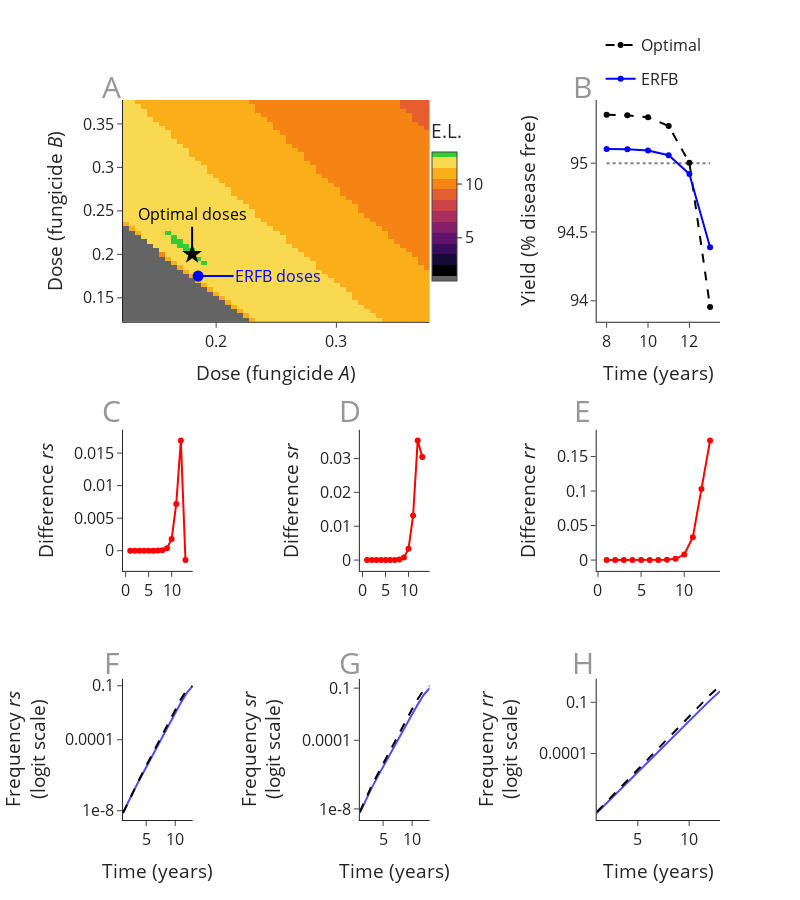

Notebook code for this chart:
### Markdown cell above
# Plot

### Code cell
df_plot = df_use.loc[lambda df: df.year<14]

top1 = 0.44
bottom2 = 0.28

left2 = 0.26
right1 = 0.46

fig = make_subplots(rows=3,
                    cols=3,
                    horizontal_spacing=0.28,
                    vertical_spacing=0.15,
                    column_widths=[left2, left2, right1],
                    row_heights=[top1, bottom2, bottom2],
                    specs=[
                           [{"colspan": 2}, None, {}],
                           [{}, {}, {}],
                           [{}, {}, {}],
                    ],
                   )


# top right
start = 7
fig.add_trace(dict(x=df_plot.year.iloc[start:], y=df_plot.y_b.iloc[start:], line=dict(color='black', dash='dash'), 
                   legendgroup='b', name='Optimal'), 
                   row=1, col=3)

fig.add_trace(dict(x=df_plot.year.iloc[start:], y=df_plot.y_rfb.iloc[start:], line=dict(color='blue'), 
                   legendgroup='rfb', name='ERFB'), 
                   row=1, col=3)

xx = df_plot.year.iloc[start:]
yy = [95]*len(xx)

fig.add_trace(dict(x=xx, y=yy, line=dict(color=FADED_LINE_COLOR, dash='dot'),
              mode='lines', showlegend=False), 
              row=1, col=3)

# second bottom row
fig.add_trace(dict(x=df_plot.year, y=df_plot.rr_diff, line=dict(color='red'), 
              showlegend=False), 
              row=2, col=3)

fig.add_trace(dict(x=df_plot.year, y=df_plot.rs_diff, line=dict(color='red'), 
              showlegend=False),
              row=2, col=1)

fig.add_trace(dict(x=df_plot.year, y=df_plot.sr_diff, line=dict(color='red'),
              showlegend=False),
              row=2, col=2)

# bottom row
fig.add_trace(dict(x=df_plot.year, y=df_plot.rr_rfb_l, line=dict(color='blue'), opacity=0.7, 
              mode='lines',
              showlegend=False), 
              row=3, col=3)

fig.add_trace(dict(x=df_plot.year, y=df_plot.rs_rfb_l, line=dict(color='blue'), opacity=0.7, 
              mode='lines',
              showlegend=False),
              row=3, col=1)

fig.add_trace(dict(x=df_plot.year, y=df_plot.sr_rfb_l, line=dict(color='blue'), opacity=0.7,
              mode='lines',
              showlegend=False),
              row=3, col=2)

fig.add_trace(dict(x=df_plot.year, y=df_plot.rr_b_l, line=dict(color='black', dash='dash'), 
              mode='lines',
              showlegend=False), 
              row=3, col=3)

fig.add_trace(dict(x=df_plot.year, y=df_plot.rs_b_l, line=dict(color='black', dash='dash'), 
              mode='lines',
              showlegend=False),
              row=3, col=1)

fig.add_trace(dict(x=df_plot.year, y=df_plot.sr_b_l, line=dict(color='black', dash='dash'),
              mode='lines',
              showlegend=False),
              row=3, col=2)


# top left
FYs = np.transpose(grid_out.FY)

xheat = np.linspace(0, 1, FYs.shape[0])
yheat = np.linspace(0, 1, FYs.shape[1])

lower = 25
upper = 76

grey_map = go.Heatmap(
    x=xheat[lower:upper],
    y=yheat[lower:upper],
    z=FYs[lower:upper, lower:upper],
    colorscale=grey_colorscale_discrete(FYs),
    colorbar=my_colorbar_subplot(
        "E.L.", 
        0.50,
        0.86,
        0.25,
    )
)

fig.add_trace(grey_map, row=1, col=1)

fig.add_trace(go.Scatter(x=[dose_b1], y=[dose_b2], mode='markers',
              marker=dict(color='black', size=15, symbol="star"), showlegend=False),
              row=1, col=1)

fig.add_trace(go.Scatter(x=[dose_rfb1], y=[dose_rfb2], mode='markers',
              marker=dict(color='blue', size=11, symbol="circle"), showlegend=False),
              row=1, col=1)



# layout

fig.update_xaxes(title="Time (years)", row=3, col=1, showgrid=False, zeroline=False)
fig.update_xaxes(title="Time (years)", row=3, col=2, showgrid=False, zeroline=False)
fig.update_xaxes(title="Time (years)", row=3, col=3, showgrid=False, zeroline=False)

fig.update_xaxes(title="Time (years)", row=1, col=3, showgrid=False, zeroline=False)

fig.update_xaxes(title="Dose (fungicide <i>A</i>)", row=1, col=1, showgrid=False, zeroline=False)


fig.update_yaxes(title="Yield (% disease free)", row=1, col=3, showgrid=False, zeroline=False)

fig.update_yaxes(title="Difference <i>rr</i>", row=2, col=3, showgrid=False, zeroline=False)
fig.update_yaxes(title="Difference <i>rs</i>", row=2, col=1, showgrid=False, zeroline=False)
fig.update_yaxes(title="Difference <i>sr</i>", row=2, col=2, showgrid=False, zeroline=False)


ticktext = [1e-8, 1e-4, 1e-1]
nptt = np.array(ticktext)
tickvals = np.log10(nptt/(1-nptt))

fig.update_yaxes(title="Frequency <i>rr</i><br>(logit scale)",
                  tickvals = tickvals,
                  ticktext = ticktext,
                 row=3, col=3, showgrid=False, zeroline=False)
fig.update_yaxes(title="Frequency <i>rs</i><br>(logit scale)",
                  tickvals = tickvals,
                  ticktext = ticktext,
                 row=3, col=1, showgrid=False, zeroline=False)
fig.update_yaxes(title="Frequency <i>sr</i><br>(logit scale)",
                  tickvals = tickvals,
                  ticktext = ticktext,
                 row=3, col=2, showgrid=False, zeroline=False)


fig.update_yaxes(title="Dose (fungicide <i>B</i>)", row=1, col=1, showgrid=False, zeroline=False)


left = -0.02
middle = 0.38
right = 0.77

top_row = 1.05
middle_row = 0.6
bottom_row = 0.25

annotz = [
    get_big_text_annotation(left, top_row, 'A'),
    get_big_text_annotation(right, top_row, 'B'),
    get_big_text_annotation(left, middle_row, 'C'),
    get_big_text_annotation(middle, middle_row, 'D'),
    get_big_text_annotation(right, middle_row, 'E'),
    get_big_text_annotation(left, bottom_row, 'F'),
    get_big_text_annotation(middle, bottom_row, 'G'),
    get_big_text_annotation(right, bottom_row, 'H'),
    dict(
         text="Optimal doses", 
         x=dose_b1,
         y=dose_b2,
         xref="x1", 
         yref="y1",
         ay=-40,
         ax=0,
         arrowsize=2,
         arrowwidth=2,
         arrowhead=0,
         arrowcolor="black",
         font=dict(
                color="black",
                size=16,
         ),
         # textcolor="black",
    ),
    dict(
         text="ERFB doses", 
         x=dose_rfb1,
         y=dose_rfb2,
         xref="x1", 
         yref="y1",
         ay=0,
         ax=80,
         arrowsize=2,
         arrowwidth=2,
         arrowhead=0,
         arrowcolor="blue",
         font=dict(
            color="blue",
            size=16,
         ),
    ),
]

fig.update_layout(standard_layout(True, FULL_PAGE_WIDTH, 900))

fig.update_layout(legend=dict(x=0.8, y=1.1))

fig.update_layout(annotations=annotz)


filename='../outputs/figures/paper_figs/sub_opt_explanation.png'
print(f'saving to {filename}')
fig.write_image(filename)

fig.show()

### Figure 1 — Plotly figure (JSON) as saved in the notebook; plotly's stock layout.template omitted (floating-point values rounded to 4 significant figures; data arrays with more than 128 entries replaced by an {"elided": "..."} marker saying what was removed)
{"data": [{"legendgroup": "b", "line": {"color": "black", "dash": "dash"}, "name": "Optimal", "type": "scatter", "x": [8, 9, 10, 11, 12, 13], "xaxis": "x2", "y": [95.35, 95.35, 95.33, 95.27, 95.0, 93.96], "yaxis": "y2"}, {"legendgroup": "rfb", "line": {"color": "blue"}, "name": "ERFB", "type": "scatter", "x": [8, 9, 10, 11, 12, 13], "xaxis": "x2", "y": [95.1, 95.1, 95.09, 95.06, 94.92, 94.39], "yaxis": "y2"}, {"line": {"color": "rgba(0, 0, 0, 0.5)", "dash": "dot"}, "mode": "lines", "showlegend": false, "type": "scatter", "x": [8, 9, 10, 11, 12, 13], "xaxis": "x2", "y": [95, 95, 95, 95, 95, 95], "yaxis": "y2"}, {"line": {"color": "red"}, "showlegend": false, "type": "scatter", "x": [1, 2, 3, 4, 5, 6, 7, 8, 9, 10, 11, 12, 13], "xaxis": "x5", "y": [3.708e-09, 2.333e-08, 1.305e-07, 6.849e-07, 3.451e-06, 1.691e-05, 8.116e-05, 0.0003831, 0.001778, 0.008013, 0.03306, 0.103, 0.1731], "yaxis": "y5"}, {"line": {"color": "red"}, "showlegend": false, "type": "scatter", "x": [1, 2, 3, 4, 5, 6, 7, 8, 9, 10, 11, 12, 13], "xaxis": "x3", "y": [-1.119e-10, 7.659e-10, 1.074e-08, 8.273e-08, 5.201e-07, 2.945e-06, 1.564e-05, 7.946e-05, 0.0003888, 0.001801, 0.007187, 0.01692, -0.001443], "yaxis": "y3"}, {"line": {"color": "red"}, "showlegend": false, "type": "scatter", "x": [1, 2, 3, 4, 5, 6, 7, 8, 9, 10, 11, 12, 13], "xaxis": "x4", "y": [9.084e-10, 7.958e-09, 5.069e-08, 2.811e-07, 1.448e-06, 7.145e-06, 3.428e-05, 0.0001612, 0.0007437, 0.003309, 0.01315, 0.0353, 0.03047], "yaxis": "y4"}, {"line": {"color": "blue"}, "mode": "lines", "opacity": 0.7, "showlegend": false, "type": "scatter", "x": [1, 2, 3, 4, 5, 6, 7, 8, 9, 10, 11, 12, 13], "xaxis": "x8", "y": [-7.535, -6.925, -6.316, -5.707, -5.097, -4.488, -3.878, -3.269, -2.66, -2.051, -1.446, -0.8515, -0.2889], "yaxis": "y8"}, {"line": {"color": "blue"}, "mode": "lines", "opacity": 0.7, "showlegend": false, "type": "scatter", "x": [1, 2, 3, 4, 5, 6, 7, 8, 9, 10, 11, 12, 13], "xaxis": "x6", "y": [-8.119, -7.428, -6.782, -6.154, -5.535, -4.921, -4.309, -3.699, -3.09, -2.484, -1.892, -1.35, -0.9661], "yaxis": "y6"}, {"line": {"color": "blue"}, "mode": "lines", "opacity": 0.7, "showlegend": false, "type": "scatter", "x": [1, 2, 3, 4, 5, 6, 7, 8, 9, 10, 11, 12, 13], "xaxis": "x7", "y": [-8.235, -7.472, -6.799, -6.16, -5.535, -4.918, -4.305, -3.693, -3.084, -2.478, -1.886, -1.343, -0.9575], "yaxis": "y7"}, {"line": {"color": "black", "dash": "dash"}, "mode": "lines", "showlegend": false, "type": "scatter", "x": [1, 2, 3, 4, 5, 6, 7, 8, 9, 10, 11, 12, 13], "xaxis": "x8", "y": [-7.483, -6.847, -6.212, -5.577, -4.941, -4.306, -3.67, -3.035, -2.4, -1.767, -1.139, -0.5336, 0.02194], "yaxis": "y8"}, {"line": {"color": "black", "dash": "dash"}, "mode": "lines", "showlegend": false, "type": "scatter", "x": [1, 2, 3, 4, 5, 6, 7, 8, 9, 10, 11, 12, 13], "xaxis": "x6", "y": [-8.126, -7.419, -6.754, -6.105, -5.464, -4.826, -4.189, -3.553, -2.92, -2.293, -1.694, -1.197, -0.9732], "yaxis": "y6"}, {"line": {"color": "black", "dash": "dash"}, "mode": "lines", "showlegend": false, "type": "scatter", "x": [1, 2, 3, 4, 5, 6, 7, 8, 9, 10, 11, 12, 13], "xaxis": "x7", "y": [-8.172, -7.38, -6.679, -6.012, -5.36, -4.716, -4.076, -3.439, -2.804, -2.176, -1.574, -1.068, -0.8264], "yaxis": "y7"}, {"colorbar": {"len": 0.25, "thickness": 25, "title": {"text": "E.L."}, "x": 0.5, "y": 0.86}, "colorscale": [[0, "rgb(100, 100, 100)"], [0, "rgb(100, 100, 100)"], [0.03846, "rgb(100, 100, 100)"], [0.03846, "rgb(100, 100, 100)"], [0.03846, "rgb(100, 100, 100)"], [0.03846, "rgb(0.0, 0.0, 4.0)"], [0.1224, "rgb(0.0, 0.0, 4.0)"], [0.1224, "rgb(22.090909090909093, 9.818181818181818, 53.909090909090914)"], [0.2063, "rgb(22.090909090909093, 9.818181818181818, 53.909090909090914)"], [0.2063, "rgb(56.909090909090914, 12.0, 91.72727272727273)"], [0.2902, "rgb(56.909090909090914, 12.0, 91.72727272727273)"], [0.2902, "rgb(94.9090909090909, 19.272727272727273, 107.9090909090909)"], [0.3741, "rgb(94.9090909090909, 19.272727272727273, 107.9090909090909)"], [0.3741, "rgb(132.27272727272728, 32.36363636363637, 105.45454545454545)"], [0.458, "rgb(132.27272727272728, 32.36363636363637, 105.45454545454545)"], [0.458, "rgb(168.8181818181818, 46.18181818181818, 93.63636363636364)"], [0.542, "rgb(168.8181818181818, 46.18181818181818, 93.63636363636364)"], [0.542, "rgb(203.1818181818182, 65.81818181818181, 72.36363636363636)"], [0.6259, "rgb(203.1818181818182, 65.81818181818181, 72.36363636363636)"], [0.6259, "rgb(228.8181818181818, 94.90909090909092, 45.99999999999999)"], [0.7098, "rgb(228.8181818181818, 94.90909090909092, 45.99999999999999)"], [0.7098, "rgb(244.63636363636365, 132.2727272727273, 20.09090909090908)"], [0.7937, "rgb(244.63636363636365, 132.2727272727273, 20.09090909090908)"], [0.7937, "rgb(249.54545454545453, 174.63636363636368, 26.000000000000032)"], [0.8776, "rgb(249.54545454545453, 174.63636363636368, 26.000000000000032)"], [0.8776, "rgb(247.9090909090909, 217.36363636363635, 79.72727272727272)"], [0.9615, "rgb(247.9090909090909, 217.36363636363635, 79.72727272727272)"], [0.9615, "limegreen"], [1, "limegreen"], [1, "limegreen"]], "type": "heatmap", "x": [0.125, 0.13, 0.135, 0.14, 0.145, 0.15, 0.155, 0.16, 0.165, 0.17, 0.175, 0.18, 0.185, 0.19, 0.195, 0.2, 0.205, 0.21, 0.215, 0.22, 0.225, 0.23, 0.235, 0.24, 0.245, 0.25, 0.255, 0.26, 0.265, 0.27, 0.275, 0.28, 0.285, 0.29, 0.295, 0.3, 0.305, 0.31, 0.315, 0.32, 0.325, 0.33, 0.335, 0.34, 0.345, 0.35, 0.355, 0.36, 0.365, 0.37, 0.375], "xaxis": "x", "y": [0.125, 0.13, 0.135, 0.14, 0.145, 0.15, 0.155, 0.16, 0.165, 0.17, 0.175, 0.18, 0.185, 0.19, 0.195, 0.2, 0.205, 0.21, 0.215, 0.22, 0.225, 0.23, 0.235, 0.24, 0.245, 0.25, 0.255, 0.26, 0.265, 0.27, 0.275, 0.28, 0.285, 0.29, 0.295, 0.3, 0.305, 0.31, 0.315, 0.32, 0.325, 0.33, 0.335, 0.34, 0.345, 0.35, 0.355, 0.36, 0.365, 0.37, 0.375], "yaxis": "y", "z": {"elided": "51x51 int values"}}, {"marker": {"color": "black", "size": 15, "symbol": "star"}, "mode": "markers", "showlegend": false, "type": "scatter", "x": [0.18], "xaxis": "x", "y": [0.2], "yaxis": "y"}, {"marker": {"color": "blue", "size": 11, "symbol": "circle"}, "mode": "markers", "showlegend": false, "type": "scatter", "x": [0.185], "xaxis": "x", "y": [0.175], "yaxis": "y"}], "layout": {"annotations": [{"font": {"color": "rgb(150,150,150)", "size": 30}, "showarrow": false, "text": "A", "x": -0.02, "xanchor": "center", "xref": "paper", "y": 1.05, "yanchor": "top", "yref": "paper"}, {"font": {"color": "rgb(150,150,150)", "size": 30}, "showarrow": false, "text": "B", "x": 0.77, "xanchor": "center", "xref": "paper", "y": 1.05, "yanchor": "top", "yref": "paper"}, {"font": {"color": "rgb(150,150,150)", "size": 30}, "showarrow": false, "text": "C", "x": -0.02, "xanchor": "center", "xref": "paper", "y": 0.6, "yanchor": "top", "yref": "paper"}, {"font": {"color": "rgb(150,150,150)", "size": 30}, "showarrow": false, "text": "D", "x": 0.38, "xanchor": "center", "xref": "paper", "y": 0.6, "yanchor": "top", "yref": "paper"}, {"font": {"color": "rgb(150,150,150)", "size": 30}, "showarrow": false, "text": "E", "x": 0.77, "xanchor": "center", "xref": "paper", "y": 0.6, "yanchor": "top", "yref": "paper"}, {"font": {"color": "rgb(150,150,150)", "size": 30}, "showarrow": false, "text": "F", "x": -0.02, "xanchor": "center", "xref": "paper", "y": 0.25, "yanchor": "top", "yref": "paper"}, {"font": {"color": "rgb(150,150,150)", "size": 30}, "showarrow": false, "text": "G", "x": 0.38, "xanchor": "center", "xref": "paper", "y": 0.25, "yanchor": "top", "yref": "paper"}, {"font": {"color": "rgb(150,150,150)", "size": 30}, "showarrow": false, "text": "H", "x": 0.77, "xanchor": "center", "xref": "paper", "y": 0.25, "yanchor": "top", "yref": "paper"}, {"arrowcolor": "black", "arrowhead": 0, "arrowsize": 2, "arrowwidth": 2, "ax": 0, "ay": -40, "font": {"color": "black", "size": 16}, "text": "Optimal doses", "x": 0.18, "xref": "x", "y": 0.2, "yref": "y"}, {"arrowcolor": "blue", "arrowhead": 0, "arrowsize": 2, "arrowwidth": 2, "ax": 80, "ay": 0, "font": {"color": "blue", "size": 16}, "text": "ERFB doses", "x": 0.185, "xref": "x", "y": 0.175, "yref": "y"}], "font": {"size": 16}, "height": 900, "legend": {"x": 0.8, "y": 1.1}, "showlegend": true, "width": 800, "xaxis": {"anchor": "y", "autorange": true, "domain": [0, 0.5135], "range": [0.1225, 0.3775], "showgrid": false, "title": {"text": "Dose (fungicide <i>A</i>)"}, "type": "linear", "zeroline": false}, "xaxis2": {"anchor": "y2", "autorange": true, "domain": [0.7935, 1], "range": [7.518, 13.48], "showgrid": false, "title": {"text": "Time (years)"}, "type": "linear", "zeroline": false}, "xaxis3": {"anchor": "y3", "autorange": true, "domain": [0, 0.1167], "range": [-0.5861, 14.59], "type": "linear"}, "xaxis4": {"anchor": "y4", "autorange": true, "domain": [0.3967, 0.5135], "range": [-0.5861, 14.59], "type": "linear"}, "xaxis5": {"anchor": "y5", "autorange": true, "domain": [0.7935, 1], "range": [-0.1569, 14.16], "type": "linear"}, "xaxis6": {"anchor": "y6", "autorange": true, "domain": [0, 0.1167], "range": [1, 13], "showgrid": false, "title": {"text": "Time (years)"}, "type": "linear", "zeroline": false}, "xaxis7": {"anchor": "y7", "autorange": true, "domain": [0.3967, 0.5135], "range": [1, 13], "showgrid": false, "title": {"text": "Time (years)"}, "type": "linear", "zeroline": false}, "xaxis8": {"anchor": "y8", "autorange": true, "domain": [0.7935, 1], "range": [1, 13], "showgrid": false, "title": {"text": "Time (years)"}, "type": "linear", "zeroline": false}, "yaxis": {"anchor": "x", "autorange": true, "domain": [0.692, 1], "range": [0.1225, 0.3775], "showgrid": false, "title": {"text": "Dose (fungicide <i>B</i>)"}, "type": "linear", "zeroline": false}, "yaxis2": {"anchor": "x2", "autorange": true, "domain": [0.692, 1], "range": [93.85, 95.46], "showgrid": false, "title": {"text": "Yield (% disease free)"}, "type": "linear", "zeroline": false}, "yaxis3": {"anchor": "x3", "autorange": true, "domain": [0.346, 0.542], "range": [-0.003103, 0.01858], "showgrid": false, "title": {"text": "Difference <i>rs</i>"}, "type": "linear", "zeroline": false}, "yaxis4": {"anchor": "x4", "autorange": true, "domain": [0.346, 0.542], "range": [-0.003192, 0.03849], "showgrid": false, "title": {"text": "Difference <i>sr</i>"}, "type": "linear", "zeroline": false}, "yaxis5": {"anchor": "x5", "autorange": true, "domain": [0.346, 0.542], "range": [-0.01565, 0.1887], "showgrid": false, "title": {"text": "Difference <i>rr</i>"}, "type": "linear", "zeroline": false}, "yaxis6": {"anchor": "x6", "autorange": true, "domain": [0, 0.196], "range": [-8.523, -0.5683], "showgrid": false, "ticktext": [1e-08, 0.0001, 0.1], "tickvals": [-8.0, -4.0, -0.9542], "title": {"text": "Frequency <i>rs</i><br>(logit scale)"}, "type": "linear", "zeroline": false}, "yaxis7": {"anchor": "x7", "autorange": true, "domain": [0, 0.196], "range": [-8.646, -0.4148], "showgrid": false, "ticktext": [1e-08, 0.0001, 0.1], "tickvals": [-8.0, -4.0, -0.9542], "title": {"text": "Frequency <i>sr</i><br>(logit scale)"}, "type": "linear", "zeroline": false}, "yaxis8": {"anchor": "x8", "autorange": true, "domain": [0, 0.196], "range": [-7.955, 0.4418], "showgrid": false, "ticktext": [1e-08, 0.0001, 0.1], "tickvals": [-8.0, -4.0, -0.9542], "title": {"text": "Frequency <i>rr</i><br>(logit scale)"}, "type": "linear", "zeroline": false}}}
